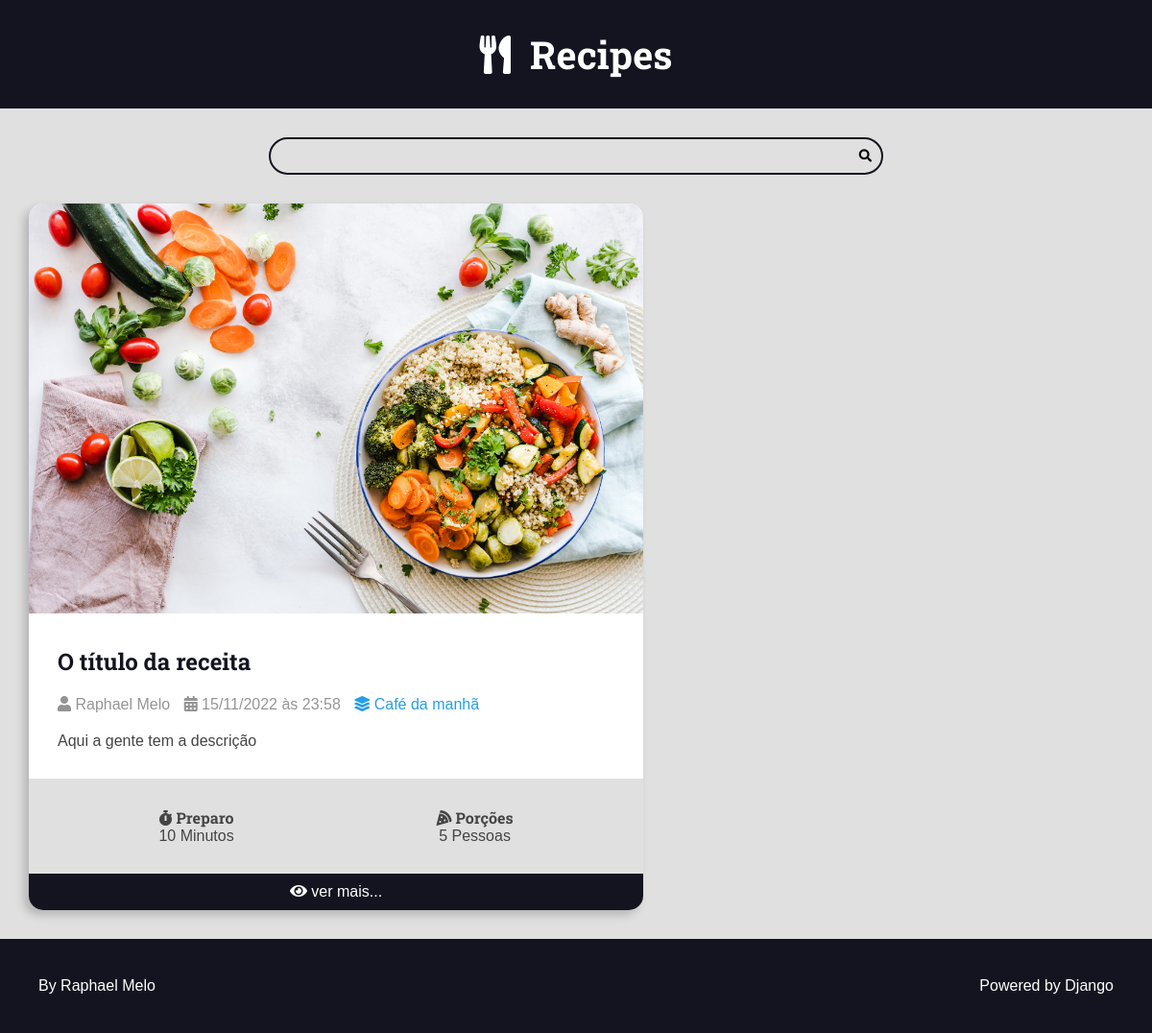
Page /recipes/category/1/ on the committed database.
### recipes/models.py (models this page shows, shortened)
class Recipe(models.Model):
    title = models.CharField(max_length=65)
    description = models.CharField(max_length=165)
    slug = models.SlugField(unique=True)
    preparation_time = models.IntegerField()
    preparation_time_unit = models.CharField(max_length=65)
    servings = models.IntegerField()
    servings_unit = models.CharField(max_length=65)
    preparation_steps = models.TextField()
    preparation_steps_is_html = models.BooleanField(default=False)
    created_at = models.DateTimeField(auto_now_add=True)
    updated_at = models.DateTimeField(auto_now=True)
    is_published = models.BooleanField(default=False)
    cover = models.ImageField(upload_to='recipes/covers/%Y/%m/%d/', blank=True, default='recipes/covers/default/default.jpg')
    category = models.ForeignKey(
        Category, on_delete=models.SET_NULL, null=True, blank=True, default=None
    )
    author = models.ForeignKey(
        User, on_delete=models.SET_NULL, null=True, blank=True
    )

class Category(models.Model):
    name = models.CharField(max_length=65)

### recipes/views.py (the view)
# urls.py: path('recipes/category/<int:category_id>/', views.category, name="category"),
def category(request, category_id):
    recipes = get_list_or_404(
        Recipe.objects.filter(
            category__id=category_id,
            is_published=True
        ).order_by('-id')
    )
    return render(request, 'recipes/pages/category.html', context={
        'recipes': recipes,
        'title': f'{recipes[0].category.name} | Category | '
    })

### recipes/templates/recipes/pages/category.html (shortened to what this page needs)
{% extends 'global/base.html' %}
{% block content %}
    <div class="main-content main-content-list container">
        {% for recipe in recipes %}
            {% include 'recipes/partials/recipe.html' %}
        {% endfor %}
    </div>
{% endblock %}

### recipes/templates/recipes/partials/recipe.html (shortened to what this page needs)
<div class="recipe recipe-list-item">
    <div class="recipe-cover">
        <a href="{% url 'recipes:recipe' recipe.id %}">
            {% if recipe.cover.url %}
                <img src="{{ recipe.cover.url }}" alt="Temporário">
            {% endif %}
        </a>
    </div>
    <div class="recipe-title-container">
        <h2 class="recipe-title">
            <a href="{% url 'recipes:recipe' recipe.id %}">
                {{ recipe.title }}
            </a>
        </h2>
    </div>
    <div class="recipe-author">
            <span class="recipe-author-item">
                <i class="fas fa-user"></i>
                {% if recipe.author is not None %}
                    {% if recipe.author.first_name %}
                        {{ recipe.author.first_name }} {{ recipe.author.last_name }}
                    {% else %}
                        {{ recipe.author.username }}
                    {% endif %}
                {% else %}
                    Desconhecido
                {% endif %}
            </span>
        <span class="recipe-author-item">
            <i class="fas fa-calendar-alt"></i>
            {{ recipe.created_at|date:"d/m/Y" }} às {{ recipe.created_at|date:"H:i" }}
        </span>
        {% if recipe.category is not None %}
            <span class="recipe-author-item">
                <a href="{% url 'recipes:category' recipe.category.id %}">
                    <i class="fas fa-layer-group"></i>
                    <span>{{ recipe.category.name }}</span>
                </a>
            </span>
        {% endif %}
    </div>
    <div class="recipe-content">
        <p>{{ recipe.description }}</p>
    </div>
    <div class="recipe-meta-container">
        <div class="recipe-meta recipe-preparation">
            <h3 class="recipe-meta-title"><i class="fas fa-stopwatch"></i> Preparo</h3>
            <div class="recipe-meta-text">
                {{ recipe.preparation_time }} {{ recipe.preparation_time_unit }}
            </div>
        </div>
        <div class="recipe-meta recipe-servings">
            <h3 class="recipe-meta-title"><i class="fas fa-pizza-slice"></i> Porções</h3>
            <div class="recipe-meta-text">
                {{ recipe.servings }} {{ recipe.servings_unit }}
            </div>
        </div>
    </div>
    {% if is_detail_page is not True %}
        <footer class="recipe-footer">
            <a class="recipe-read-more button button-dark button-full-width" href="{% url 'recipes:recipe' recipe.id %}">
                <i class="fas fa-eye"></i>
                <span>ver mais...</span>
            </a>
        </footer>
    {% endif %}
</div>

### recipes/static/recipes/css/styles.css (style rules this page uses)
:root { --color-primary: #269fe6; --color-primary-hover: #2086c2; --color-primary-dark: #13141f; --color-primary-dark-hover: #212336; --color-primary-light: #d4ecfa; --color-primary-light-hover: #bdd8e7; --color-white: #fff; --color-black: #000; --color-dark-text: #444; --color-info-light: #cce5ff; --color-debug-light: #cce5ff; --color-success-light: #d4edda; --color-alert-light: #fff3cd; --color-warning-light: #fff3cd; --color-error-light: #f8d7da; --color-info-dark: #4d86c4; --color-debug-dark: #4d86c4; --color-success-dark: #4a9c5d; --color-alert-dark: #927f40; --color-warning-dark: #927f40; --color-error-dark: #da525d; --color-gray-0: #f9f9f9; --color-gray-1: #e0e0e0; --color-gray-2: #c7c7c7; --color-gray-3: #aeaeae; --color-gray-4: #959595; --color-gray-5: #7d7d7d; --color-gray-6: #646464; --color-gray-7: #4b4b4b; --color-gray-8: #323232; --color-gray-9: #191919; --font-primary: sans-serif; --font-headings: 'Roboto Slab', serif; --spacing-gutter-medium: 3rem; --spacing-gutter-large: 4rem; }
* { margin: 0; padding: 0; box-sizing: border-box; }
html { font-size: 62.5%; }
body { font-size: 1.6rem; font-family: var(--font-primary); background: var(--color-gray-1); color: var(--color-dark-text); }
h1, h2, h3, h4, h5, h6 { font-family: var(--font-headings); }
.container { max-width: 144rem; margin: 0 auto; padding: var(--spacing-gutter-medium); }
.main-content { padding-top: 0; }
.main-content-list { display: grid; grid-template-columns: repeat(auto-fit, minmax(340px, 1fr)); gap: var(--spacing-gutter-large); }
.recipe { background: var(--color-white); box-shadow: -5px 5px 10px rgba(0, 0, 0, .2); transform: scale(1); transition: all 300ms ease-in-out; border-radius: 1.5rem; overflow: hidden; }
.recipe img { max-width: 100%; }
.recipe-list-item { max-width: 64rem; height: fit-content; }
.recipe-title-container { padding: var(--spacing-gutter-medium); padding-bottom: 2rem; }
.recipe-title-container a { text-decoration: none; color: var(--color-primary-dark); }
.recipe-author { padding: 0 var(--spacing-gutter-medium); }
.recipe-content { padding: var(--spacing-gutter-medium); padding-top: 2rem; }
.recipe-author-item { color: var(--color-gray-4); margin-right: 1rem; }
.recipe-author a { color: var(--color-primary); transition: all 300ms ease-in-out; text-decoration: none; }
.recipe-meta-container { display: flex; flex-flow: row wrap; padding: var(--spacing-gutter-medium); background: var(--color-gray-1); }
.recipe-meta { display: flex; flex-flow: column nowrap; flex-shrink: 1; flex-grow: 1; text-align: center; }
.recipe-meta-title { font-size: 1.6rem; }
.recipe-footer a { background: var(--color-primary-dark); display: block; color: var(--color-white); text-decoration: none; text-align: center; padding: 1rem var(--spacing-gutter-medium); transition: all 300ms ease-in-out; }

### rows in the picture
Recipe: cover (picture), title "O título da receita", author.first_name "Raphael", author.last_name "Melo", created_at "15/11/2022", created_at "23:58", category.name "Café da manhã", description "Aqui a gente tem a descrição", preparation_time "10", preparation_time_unit "Minutos", servings "5", servings_unit "Pessoas"
